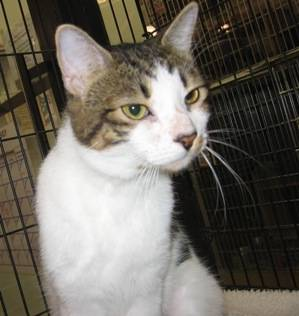
#> input picture data/demo/cat.783.jpg, 299 x 316 px
$ jupyter execute --allow-errors cats_and_dogs.ipynb   (shell and % lines are left out)
#> lines starting #> are read from the running program, lines starting #| are printed output that depends on the picture
### src/ml/sklearn_model.py
import numpy as np
from typing import List, Optional

import joblib
from dask_ml.wrappers import ParallelPostFit
from sklearn import svm
from sklearn.linear_model import SGDClassifier
from sklearn.preprocessing import StandardScaler
from sklearn.pipeline import Pipeline
from sklearn.model_selection import GridSearchCV
from sklearn.metrics import accuracy_score, classification_report

from .exceptions import ModelException
from .sklearn_utils import HogTransformer, RGB2GrayTransformer
from .model import BaseModel
from .label import LABEL


class SKLinearImageModel(BaseModel):
    """
    Image classification model that uses sklearn.linear_modeSGDClassifier.
    """
    classifier: SGDClassifier

    def __init__(self,
                 pkl_file: Optional[str],
                 probability_threshold: float = 0.75) -> None:
        """
        - **probability_threshhold** : Prediction probability threshold to predict the class label
        - **pkl_file** : Pickle file to load trained model from. If None,
                         use sklearn.linear_model.SGDClassifier classifier.
        """
        self.probability_threshold = probability_threshold

        self.grayify = RGB2GrayTransformer()
        self.hogify = HogTransformer(
            None,
            pixels_per_cell=(8, 8),
            cells_per_block=(3, 3),
            orientations=9,
            block_norm='L2-Hys'
        )
        self.scalify = StandardScaler()

        if pkl_file is None:
            self.classifier = SGDClassifier(random_state=42,
                                            max_iter=1500,
                                            tol=1e-3,
                                            loss='log')
        else:
            self.classifier = self.load(pkl_file)

    def save(self, destination: str) -> None:
        joblib.dump(self.classifier, destination)

    # [67 lines left out: functions load, _preprocess_dataset, train, _predict_proba_to_label, predict, evaluate, not called in this run]


class ImageModelOptimiser:
    """
    Image classifier model optimization
    """

    # [39 lines left out: functions __init__, optimize, not called in this run]

### src/file_parsers/directory_parser.py
import os


class DirectoryParser:
    """
    Class for walking in the provided directory
    and for checking if it contains images
    """

    def __init__(self, path_to_directory, allowed_extensions=('jpg', 'png',)):
        if not os.path.exists(path_to_directory):
            raise ValueError(f"{path_to_directory} not found.")
        if not os.path.isdir(path_to_directory):
            raise ValueError("f{path_to_directory} is not a directory.")

        self.path_to_directory = path_to_directory
        self.extensions = allowed_extensions

        _dirpath, _dirnames, self.filenames = next(os.walk(self.path_to_directory))

        self.img_filenames = [f for f in self.filenames if f[-3:] in allowed_extensions]
        self.img_paths = [os.path.join(_dirpath, f) for f in self.img_filenames]
        self.not_img_paths = (set(self.filenames) - set(self.img_filenames)) or 0

    def __str__(self):
        if len(self.img_filenames) == 0:
            return f"Did not find any {'/'.join(self.extensions)} files in the {self.path_to_directory}"
        return f"Found {len(self.img_filenames)} {'/'.join(self.extensions)} file(s) out of "\
            f"{len(self.filenames)} file(s).\n"\
            f"Unsupported files: {self.not_img_paths}"

    @property
    def image_files(self):
        return self.img_filenames

    @property
    def full_path_image_files(self):
        return self.img_paths

### cats_and_dogs.ipynb
# ML exercise to classify cats and dogs images

[cell 1]

import matplotlib.pyplot as plt

import collections
import numpy as np

from src.ml import ImageFeatureExtractor, SKLinearImageModel
from src.directory_parser import DirectoryParser

DirectoryParser processes the input directory and collects full paths to the supported image files.

[cell 2]
input_directory = 'data/demo'
dir_parser = DirectoryParser(input_directory)
print(dir_parser)

## Extract features

Transform images to the same small size (150, 150) and store them as numpy arrays

[cell 3]
import os
from skimage.io import imread
from skimage.transform import resize

IMAGE_SIZE = (150, 150)
img_data = collections.defaultdict(list)

for filepath in dir_parser.full_path_image_files:
    label = os.path.split(filepath)[-1][:3]
    img_data['label'].append(label)

    im = imread(filepath)
#> im is the input picture: shape (316, 299, 3); mean R, G, B 111.8, 106.8, 98.1
    im = resize(im, IMAGE_SIZE)
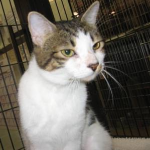
#> im: shape (150, 150, 3) float64; mean R, G, B 0.438, 0.419, 0.385
    img_data['data'].append(im)

X = np.array(img_data['data'])
y = np.array(img_data['label'])

Display some resized labeled images from demo folder

[cell 4]
labels = y[:12]

fig, axes = plt.subplots(1, len(labels))
fig.set_size_inches(15, 4)
fig.tight_layout()

#> (the rest of this cell did not finish here and is left out)

## Data preprocessing

A classic approach to feature reduction for object recognition id HOG, which stands for Histogram of Oriented Gradients. HOG transformation lowers the complexity of the problem, while maintains as much variation as possible.

To calculate a HOG, an image is divided into blocks, for example 8 by 8 pixels. For each of these blocks, the magnitude of the gradient in a given number of directions is calculated. For a detailed explanation, refer to http://www.learnopencv.com/histogram-of-oriented-gradients/.

Here is an example.

[cell 5]
from skimage.feature import hog
from skimage.transform import rescale

cat = imread('data/demo/cat.783.jpg', as_gray=True)
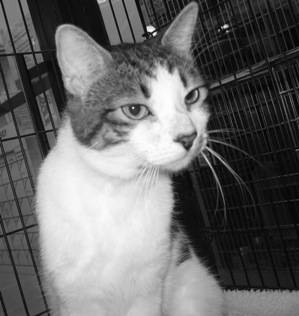
#> cat: shape (316, 299) float64; min 0, max 0.996, mean 0.42

# scale down the image to one third
cat = rescale(cat, 1/3, mode='reflect')
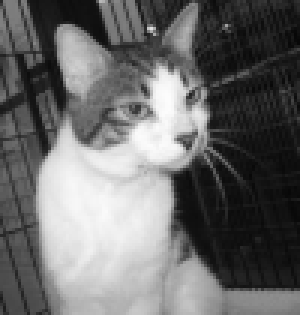
#> cat: shape (105, 100) float64 (shown 3 times larger); min 0.0291, max 0.991, mean 0.42
# calculate the hog and return a visual representation
cat_hog, cat_hog_img = hog(
    cat, pixels_per_cell=(14, 14),
    cells_per_block=(2, 2),
    orientations=9,
    visualize=True,
    block_norm='L2-Hys'
)
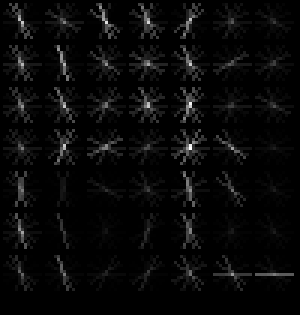
#> cat_hog_img: shape (105, 100) float64 (shown 3 times larger); min 0, max 0.157, mean 0.00541; drawn with min black and max white
#> cat_hog = 1296 values, max 0.42 at index 1282, min 0.00106 at index 74, mean 0.14

fig, ax = plt.subplots(1, 2)
fig.set_size_inches(8, 6)
[a.tick_params(bottom=False, left=False, labelbottom=False, labelleft=False) for a in ax]

ax[0].imshow(cat, cmap='gray')
ax[0].set_title('cat')
ax[1].imshow(cat_hog_img, cmap='gray')
ax[1].set_title('hog')

To perform the data preprocessing, use src.ml.image_transformers as follows:

[cell 6]
from src.ml.sklearn_utils import HogTransformer, RGB2GrayTransformer

#> (the rest of this cell did not finish here and is left out)

## Train the model

[cell 7]
from src.ml.feature_extractor import ImageFeatureExtractor
from src.ml.sklearn_model import SKLinearImageModel

BATCH_SIZE = 1000

#> (the rest of this cell did not finish here and is left out)

print(dir_parser)

# Feature extractor is responsible for converting images to numpy arrays
# and splitting the dataset into Train, Test
feature_extractor = ImageFeatureExtractor()

batches = feature_extractor.transform_image_to_dataset(dir_parser.full_path_image_files,
                                                       batch_size=BATCH_SIZE)
X_train, y_train, X_test, y_test = feature_extractor.combine_batches(batches=batches)

# None pkl_file means the model is not loaded but is trained from scratch.
model = SKLinearImageModel(pkl_file=None)

model.train(X_train, y_train, X_test, y_test)

# It is possible to save traned model, if the accuracy is decent.
# Saved model can be loaded and used for prediction on the unseen dataset.
# model.save(pkl_file='hog_model.pkl')

## Make predictions

Load from Pickle SKLinearImageModel which was trained on Kaggle dataset at https://www.kaggle.com/c/dogs-vs-cats/

[cell 8]
dir_parser = DirectoryParser('data/demo')
print(f"Data dir: {dir_parser}")

[cell 9]
feature_extractor = ImageFeatureExtractor()
#> (the rest of this cell did not finish here and is left out)

$ run again, with data/demo/cat.780.jpg copied over data/demo/cat.783.jpg
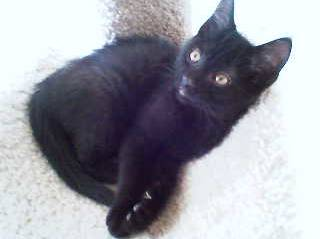
#> input picture data/demo/cat.780.jpg, 320 x 239 px
#> im is the input picture: shape (239, 320, 3); mean R, G, B 155.2, 156.1, 165
#> `im = resize(im, IMAGE_SIZE)`:
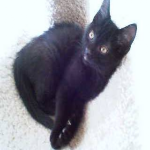
#> im: shape (150, 150, 3) float64; mean R, G, B 0.609, 0.612, 0.647
#> `cat_hog, cat_hog_img = hog( cat, pixels_per_cell=(14, 14), cells_per_b..`:
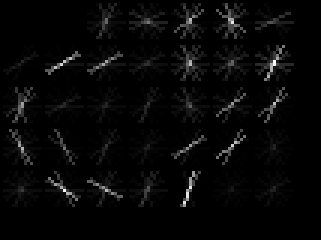
#> cat_hog_img: shape (80, 107) float64 (shown 3 times larger); min 0, max 0.127, mean 0.00354; drawn with min black and max white
#> cat_hog = 864 values, max 0.561 at index 29, min 0 at index 1, mean 0.127

$ run again, with data/demo/cat.781.jpg copied over data/demo/cat.783.jpg
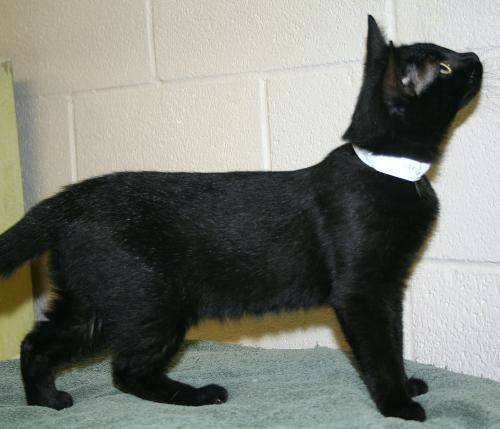
#> input picture data/demo/cat.781.jpg, 500 x 429 px
#> im is the input picture: shape (429, 500, 3); mean R, G, B 119.4, 122.5, 115
#> im: shape (150, 150, 3) float64
#> `cat_hog, cat_hog_img = hog( cat, pixels_per_cell=(14, 14), cells_per_b..`:
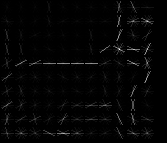
#> cat_hog_img: shape (143, 167) float64; min 0, max 0.185, mean 0.00341; drawn with min black and max white
#> cat_hog = 3240 values, max 0.656 at index 1210, min 0.00193 at index 1120, mean 0.13
#> `[cell 5] from skimage.feature import hog from skimage.transform import..`:
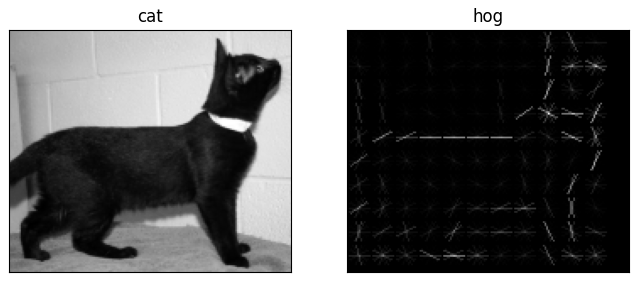
#> figure drawn by matplotlib, 2 panels

$ run again, with data/demo/cat.782.jpg copied over data/demo/cat.783.jpg
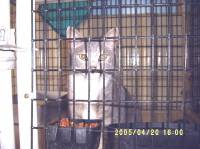
#> input picture data/demo/cat.782.jpg, 200 x 149 px
#> im is the input picture: shape (149, 200, 3); mean R, G, B 146, 136.9, 145.5
#> `im = resize(im, IMAGE_SIZE)`:
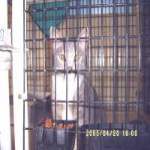
#> im: shape (150, 150, 3) float64; mean R, G, B 0.572, 0.536, 0.57
#> `cat_hog, cat_hog_img = hog( cat, pixels_per_cell=(14, 14), cells_per_b..`:
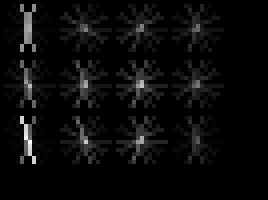
#> cat_hog_img: shape (50, 67) float64 (shown 4 times larger); min 0, max 0.155, mean 0.00624; drawn with min black and max white
#> cat_hog = 216 values, max 0.326 at index 116, min 0.0114 at index 128, mean 0.152
